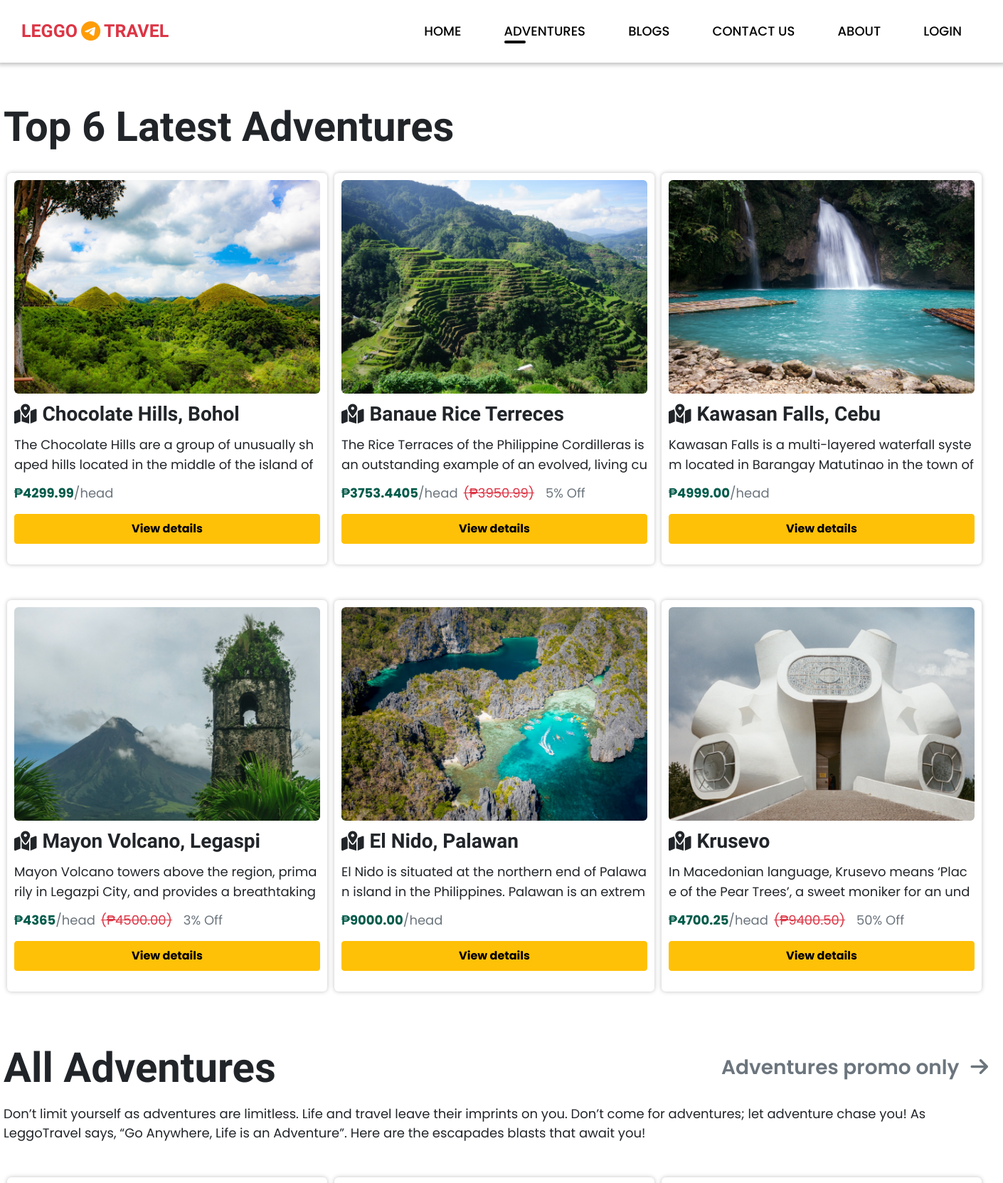
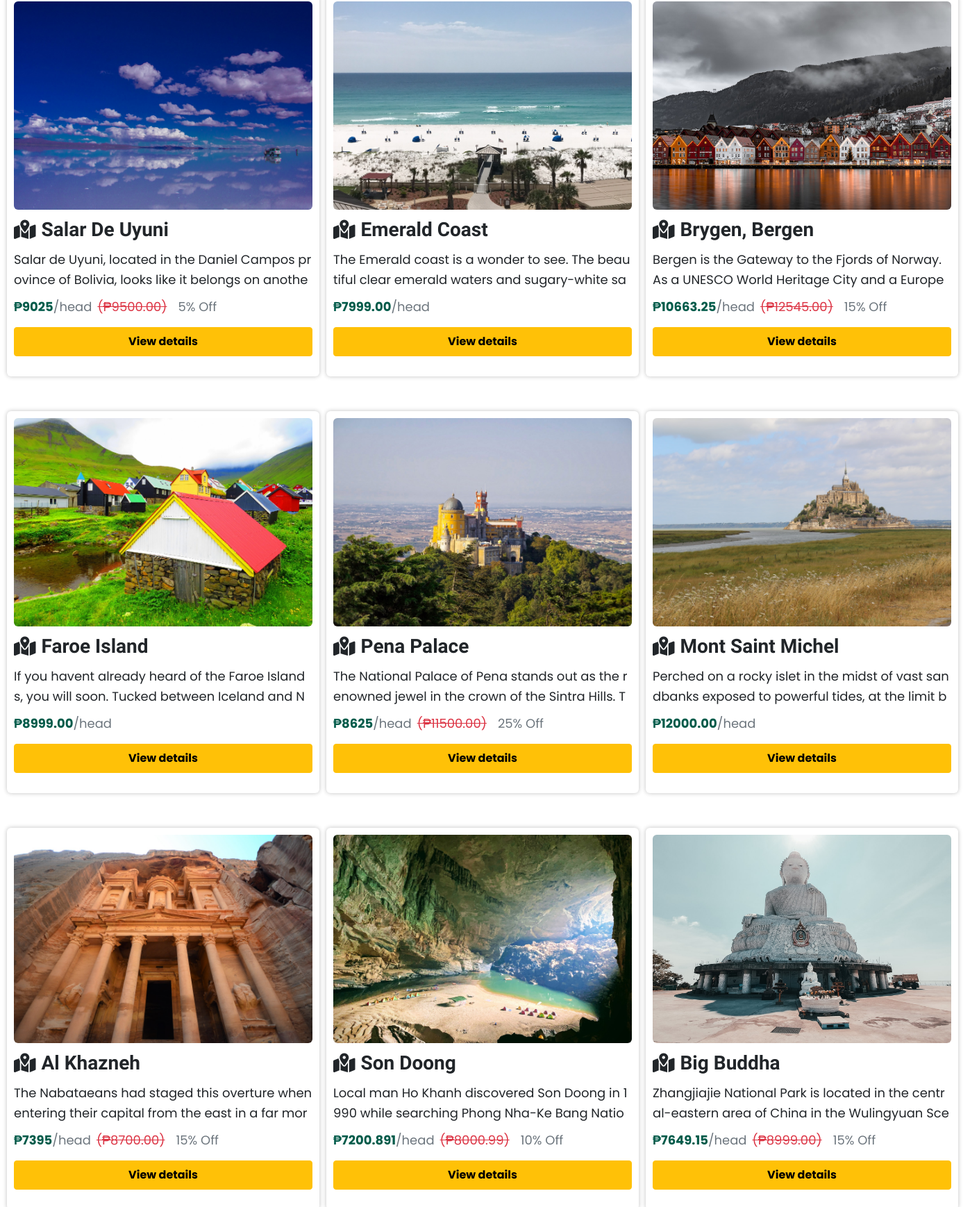
Screenshot of /adventures.php (upper part) with the database file from the repository (2 pictures, top to bottom).
### tables this page shows
CREATE TABLE `tbl_adventures` (
  `adventure_id` int(11) NOT NULL,
  `adventure_img` varchar(255) NOT NULL,
  `location_name` varchar(100) NOT NULL,
  `country` varchar(100) NOT NULL,
  `travel_option` varchar(100) NOT NULL,
  `accomodation` varchar(4) NOT NULL,
  `food_drinks` varchar(4) NOT NULL,
  `tour_guide` varchar(4) NOT NULL,
  `description` text NOT NULL,
  `price` float(11,2) NOT NULL,
  `promo` int(11) DEFAULT NULL
);

### adventures.php (the view, shortened to what this page needs)
<!DOCTYPE html>
<html lang="en">
<head>
    <link rel="stylesheet" href="style/bootstrap-5.0.2-dist/css/bootstrap.min.css">
    <link rel="stylesheet" href="style/index.css">
</head>
<body>
    <nav class="navagation-other">
        <a href="index.php" class="banner-wrapper">
            <div class="banner-flex-logo">
                <p class="text-danger">Leggo</p><i class="fab fa-telegram orange"></i><p class="text-danger">travel</p>
            </div>
        </a>
        <ul>
            <li>
                <a href="index.php">home</a>
            </li>
            <li>
                <a class="active" href="adventures.php">adventures</a>
            </li>
            <li>
                <a href="blogs.php">blogs</a>
            </li>
            <li>
                <a href="contact.php">contact us</a>
            </li>
            <li>
                <a href="about.php">about</a>
            </li>
            <?php
                if(!isset($_SESSION["id"])) {
                    echo "<li>".
                            "<a href='login.php'>Login</a>".
                        "</li>";
                } else {
                    echo "<li>".
                            "<a href='db/db_logout_user.php'>Logout</a>".
                        "</li>";
                }
            ?>
        </ul>
    </nav>
    <br><br><br><br>
    <div class="custom-container mt-5">
        <div class="title-packages-promo d-flex justify-content-between align-items-center">
            <h1>Top 6 Latest Adventures</h1>
        </div>
        <div class="packages-promo-list mt-1">
            <?php
                include_once 'db/db_connect.php';
                $sql = "SELECT * FROM tbl_adventures ORDER BY adventure_id DESC LIMIT 6";
                $result = mysqli_query($connect, $sql);
                if(mysqli_num_rows($result) > 0) {
                    while($row = mysqli_fetch_assoc($result)) {
                        if($row["promo"] > 0) {
                            echo "<div class='card-package-promo'>".
                                    "<img src='db/uploads/".$row["adventure_img"]."' alt='".$row["adventure_img"]."'>".
                                    "<div class='card-title-location d-flex align-items-center my-2'>".
                                        "<i class='fas fa-map-marked-alt fs-xl'></i>".
                                        "<p class='fs-xl mx-2 scheherazade fw-bold text-capitalize'>".$row["location_name"]."</p>".
                                    "</div>".
                                    "<div class='card-description-place my-2'>".
                                        "<p class='fs-m poppins'>".$row["description"]."</p>".
                                    "</div>".
                                    "<div class='card-promo-holder-price my-2'>".
                                        "<div class='d-flex'>".
                                            "<p class='dark-blue poppins fs-m fw-bold'>₱".$row["price"] - ($row["price"] * ($row["promo"]/100))."</p><p class='fs-m poppins text-muted'>/head</p>".
                                            "<p class='mx-2 poppins fs-m text-danger old-price'>(₱".$row["price"].")</p>".
                                            "<p class='mx-2 poppins fs-m text-muted'>".$row["promo"]."% Off</p>".
                                        "</div>".
                                    "</div>".
                                    "<div class='card-promo-button my-3'>".
                                        "<a href='booking.php?id=".$row["adventure_id"]."' class='btn btn-warning fw-bold w-100 p-2'>View details</a>".
                                    "</div>".
                                "</div>";
                        } else {
                            echo "<div class='card-package-promo'>".
                                    "<img src='db/uploads/".$row["adventure_img"]."' alt='".$row["adventure_img"]."'>".
                                    "<div class='card-title-location d-flex align-items-center my-2'>".
                                        "<i class='fas fa-map-marked-alt fs-xl'></i>".
                                        "<p class='fs-xl mx-2 scheherazade fw-bold text-capitalize'>".$row["location_name"]."</p>".
                                    "</div>".
                                    "<div class='card-description-place my-2'>".
                                        "<p class='fs-m poppins'>".$row["description"]."</p>".
                                    "</div>".
                                    "<div class='card-promo-holder-price my-2'>".
                                        "<div class='d-flex'>".
                                            "<p class='dark-blue poppins fs-m fw-bold'>₱".$row["price"]."</p><p class='fs-m poppins text-muted'>/head</p>".
                                        "</div>".
                                    "</div>".
                                    "<div class='card-promo-button my-3'>".
                                    "<a href='booking.php?id=".$row["adventure_id"]."' class='btn btn-warning fw-bold w-100 p-2'>View details</a>".
                                    "</div>".
                                "</div>";
                        }
                    }
                }
            ?>
        </div>
    </div>
    <div class="custom-container mt-5">
        <div class="title-packages-promo d-flex justify-content-between align-items-center">
            <h1>All Adventures</h1>
            <a href="promo.php" class="text-muted">Adventures promo only<i class="fas fa-arrow-right mx-3"></i></a>
        </div>
        <p class="poppins fs-m mt-3">Don’t limit yourself as adventures are limitless. Life and travel leave their imprints on you. Don’t come for adventures; let adventure chase you! As LeggoTravel says, “Go Anywhere, Life is an Adventure”. Here are the escapades blasts that await you!</p>
        <div class="packages-promo-list mt-4">
            <?php
                include_once 'db/db_connect.php';
                $sql = "SELECT * FROM tbl_adventures";
                $result = mysqli_query($connect, $sql);
                if(mysqli_num_rows($result) > 0) {
                    while($row = mysqli_fetch_assoc($result)) {
                        if($row["promo"] > 0) {
                            echo "<div class='card-package-promo'>".
                                    "<img src='db/uploads/".$row["adventure_img"]."' alt='".$row["adventure_img"]."'>".
                                    "<div class='card-title-location d-flex align-items-center my-2'>".
                                        "<i class='fas fa-map-marked-alt fs-xl'></i>".
                                        "<p class='fs-xl mx-2 scheherazade fw-bold text-capitalize'>".$row["location_name"]."</p>".
                                    "</div>".
                                    "<div class='card-description-place my-2'>".
                                        "<p class='fs-m poppins'>".$row["description"]."</p>".
                                    "</div>".
                                    "<div class='card-promo-holder-price my-2'>".
                                        "<div class='d-flex'>".
                                            "<p class='dark-blue poppins fs-m fw-bold'>₱".$row["price"] - ($row["price"] * ($row["promo"]/100))."</p><p class='fs-m poppins text-muted'>/head</p>".
                                            "<p class='mx-2 poppins fs-m text-danger old-price'>(₱".$row["price"].")</p>".
                                            "<p class='mx-2 poppins fs-m text-muted'>".$row["promo"]."% Off</p>".
                                        "</div>".
                                    "</div>".
                                    "<div class='card-promo-button my-3'>".
                                        "<a href='booking.php?id=".$row["adventure_id"]."' class='btn btn-warning fw-bold w-100 p-2'>View details</a>".
                                    "</div>".
                                "</div>";
                        } else {
                            echo "<div class='card-package-promo'>".
                                    "<img src='db/uploads/".$row["adventure_img"]."' alt='".$row["adventure_img"]."'>".
                                    "<div class='card-title-location d-flex align-items-center my-2'>".
                                        "<i class='fas fa-map-marked-alt fs-xl'></i>".
                                        "<p class='fs-xl mx-2 scheherazade fw-bold text-capitalize'>".$row["location_name"]."</p>".
                                    "</div>".
                                    "<div class='card-description-place my-2'>".
                                        "<p class='fs-m poppins'>".$row["description"]."</p>".
                                    "</div>".
                                    "<div class='card-promo-holder-price my-2'>".
                                        "<div class='d-flex'>".
                                            "<p class='dark-blue poppins fs-m fw-bold'>₱".$row["price"]."</p><p class='fs-m poppins text-muted'>/head</p>".
                                        "</div>".
                                    "</div>".
                                    "<div class='card-promo-button my-3'>".
                                        "<a href='booking.php?id=".$row["adventure_id"]."' class='btn btn-warning fw-bold w-100 p-2'>View details</a>".
                                    "</div>".
                                "</div>";
                        }
                    }
                }
            ?>
        </div>
    </div>
    <br><br><br><br>
</body>
</html>

### style/index.css (style rules this page uses)
.navagation ul li:hover::after, .active::after { display: block; position: absolute; content: ''; width: 30px; height: 4px; border-radius: 50px; margin: auto; background-color: #fff; animation-name: navigationHover; animation-duration: .5s; }
.navagation-scrolled ul li:hover::after, .active::after { display: block; position: absolute; content: ''; width: 30px; height: 4px; border-radius: 50px; margin: auto; background-color: #000; animation-name: navigationHover; animation-duration: .5s; }
.navagation-other { display: flex; position: fixed; width: 100%; flex-direction: row; align-items: center; justify-content: space-between; padding: 25px 30px; background-color: #fff; box-shadow: 0 0 6px 3px rgba(0, 0, 0, 0.246); top: 0; animation-name: animateNavigationTopToBottom; animation-duration: 1s; z-index: 99; }
.navagation-other .banner-wrapper { display: block; position: relative; }
.navagation-other .banner-wrapper .banner-flex-logo { display: flex; flex-direction: row; align-items: center; text-transform: uppercase; font-family: var(--scheherazade); font-weight: 600; }
.navagation-other .banner-wrapper .banner-flex-logo p { font-size: 25px; font-weight: 600; }
.navagation-other .banner-wrapper .banner-flex-logo i { font-size: 28px; margin: 0 5px; }
.navagation-other ul li { display: inline-block; margin: 0 28px; font-size: 18px; text-transform: uppercase; width: fit-content; font-family: var(--poppins); font-weight: 500; }
.navagation-other ul li:hover::after, .active::after { display: block; position: absolute; content: ''; width: 30px; height: 4px; border-radius: 50px; margin: auto; background-color: #000; animation-name: navigationHover; animation-duration: .5s; }
.navagation-other ul li a { color: #000; }
.custom-container { display: block; position: relative; width: 1400px; margin: auto; }
.title-packages-promo h1 { font-family: var(--scheherazade); font-size: 58px; font-weight: 600; }
.title-packages-promo a { font-family: var(--poppins); font-size: 28px; font-weight: 600; }
.packages-promo-list { display: flex; flex-direction: row; flex-wrap: wrap; justify-content: flex-start; }
.card-package-promo { display: block; position: relative; padding: 10px; border-radius: 6px; box-shadow: 0 0 6px rgba(0, 0, 0, 0.246); overflow: hidden; margin: 25px 5px; width: 450px; height: 550px; }
.card-package-promo img { width: 100%; height: 300px; object-fit: cover; border-radius: 6px; }
.card-description-place { width: 100%; height: 100%; max-height: 60px; line-height: 1.6; word-break: break-all; display: -webkit-box; -webkit-box-orient: vertical; -moz-box-orient: vertical; -ms-box-orient: vertical; box-orient: vertical; -webkit-line-clamp: 5; -moz-line-clamp: 5; -ms-line-clamp: 5; line-clamp: 5; overflow: hidden; font-family: var(--poppins); }
.old-price { text-decoration: line-through; }

### style/global.css (style rules this page uses)
body { margin: 0; padding: 0; top: 0; bottom: 0; left: 0; right: 0; }
*, *::after, *::before { box-sizing: border-box; }
:root { --poppins: 'Poppins', sans-serif; --raleway: 'Raleway', sans-serif; --scheherazade: 'Scheherazade New', serif; --orange: #ff9c07; --dark-orange: #c38220; --brown: #7F5F35; --semi-white: #FFECCC; --dark-blue: #005B4A; --dark-blue2: #0b4238; }
a { text-decoration: none; cursor: pointer; color: #000; }
ul { margin: 0; padding: 0; }
li { list-style: none; margin: 0; padding: 0; }
p, h1, h2, h3, h4, h5 { margin: 0; padding: 0; }
.fs-m { font-size: 18px !important; }
.fs-xl { font-size: 28px !important; }
.orange { color: var(--orange) !important; }
.dark-blue { color: var(--dark-blue) !important; }
.poppins { font-family: 'Poppins', sans-serif !important; }
.scheherazade { font-family: 'Scheherazade New', serif !important; }
.btn { font-family: var(--poppins); }

### rows the page displays
tbl_adventures: adventure_img (picture), location_name "Chocolate Hills, Bohol", description "The Chocolate Hills are a group of unusually shaped hills located in the middle of the island…", price "4299.99"
tbl_adventures: adventure_img (picture), location_name "Banaue Rice Terreces", description "The Rice Terraces of the Philippine Cordilleras is an outstanding example of an evolved,…", $row["price"] - ($row["price"] * ($row["promo"]/100)) "3753.4405", price "3950.99", promo "5"
tbl_adventures: adventure_img (picture), location_name "Kawasan Falls, Cebu", description "Kawasan Falls is a multi-layered waterfall system located in Barangay Matutinao in the town…", price "4999.00"
tbl_adventures: adventure_img (picture), location_name "Mayon Volcano, Legaspi", description "Mayon Volcano towers above the region, primarily in Legazpi City, and provides a…", $row["price"] - ($row["price"] * ($row["promo"]/100)) "4365", price "4500.00", promo "3"
tbl_adventures: adventure_img (picture), location_name "El Nido, Palawan", description "El Nido is situated at the northern end of Palawan island in the Philippines. Palawan is…", price "9000.00"
tbl_adventures: adventure_img (picture), location_name "Krusevo", description "In Macedonian language, Krusevo means ‘Place of the Pear Trees’, a sweet moniker for…", $row["price"] - ($row["price"] * ($row["promo"]/100)) "4700.25", price "9400.50", promo "50"
tbl_adventures: adventure_img (picture), location_name "Salar De Uyuni", description "Salar de Uyuni, located in the Daniel Campos province of Bolivia, looks like it belongs…", $row["price"] - ($row["price"] * ($row["promo"]/100)) "9025", price "9500.00", promo "5"
tbl_adventures: adventure_img (picture), location_name "Emerald Coast", description "The Emerald coast is a wonder to see. The beautiful clear emerald waters and…", price "7999.00"
tbl_adventures: adventure_img (picture), location_name "Brygen, Bergen", description "Bergen is the Gateway to the Fjords of Norway. As a UNESCO World Heritage City and…", $row["price"] - ($row["price"] * ($row["promo"]/100)) "10663.25", price "12545.00", promo "15"
tbl_adventures: adventure_img (picture), location_name "Faroe Island", description "If you havent already heard of the Faroe Islands, you will soon. Tucked between Iceland…", price "8999.00"
tbl_adventures: adventure_img (picture), location_name "Pena Palace", description "The National Palace of Pena stands out as the renowned jewel in the crown of the Sintra…", $row["price"] - ($row["price"] * ($row["promo"]/100)) "8625", price "11500.00", promo "25"
tbl_adventures: adventure_img (picture), location_name "Mont Saint Michel", description "Perched on a rocky islet in the midst of vast sandbanks exposed to powerful tides, at the…", price "12000.00"
tbl_adventures: adventure_img (picture), location_name "Al Khazneh", description "The Nabataeans had staged this overture when entering their capital from the east in a…", $row["price"] - ($row["price"] * ($row["promo"]/100)) "7395", price "8700.00", promo "15"
tbl_adventures: adventure_img (picture), location_name "Son Doong", description "Local man Ho Khanh discovered Son Doong in 1990 while searching Phong Nha-Ke…", $row["price"] - ($row["price"] * ($row["promo"]/100)) "7200.891", price "8000.99", promo "10"
tbl_adventures: adventure_img (picture), location_name "Big Buddha", description "Zhangjiajie National Park is located in the central-eastern area of China in the…", $row["price"] - ($row["price"] * ($row["promo"]/100)) "7649.15", price "8999.00", promo "15"
